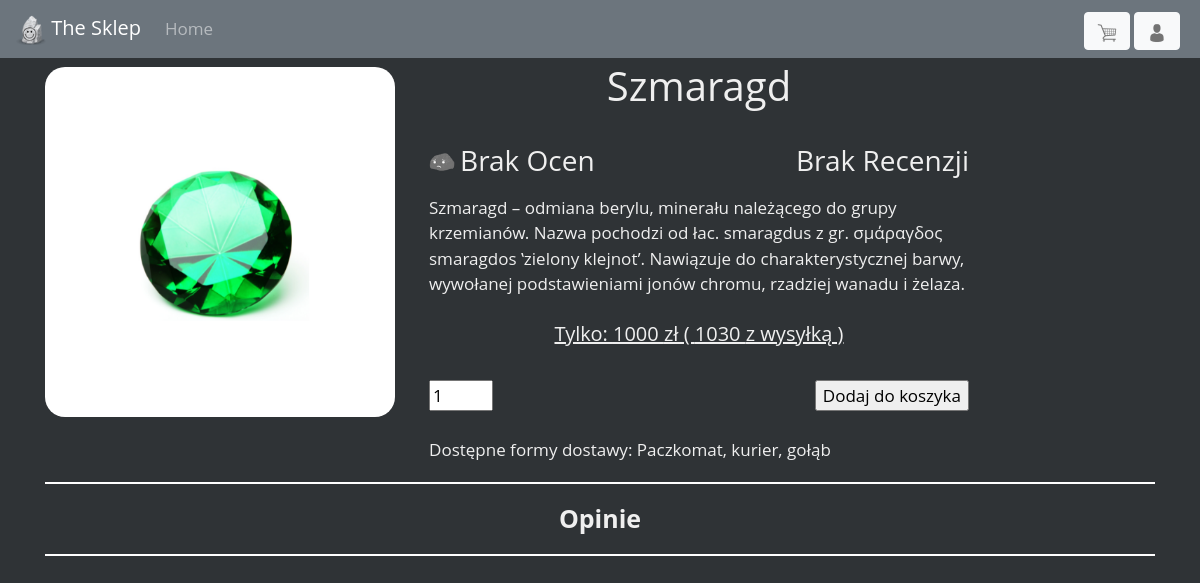
/szczegoly.php?id=4, run on the app's committed database.
### tables this page shows
CREATE TABLE `kamien` (
  `id` int(11) NOT NULL,
  `nazwa` varchar(50) NOT NULL,
  `cena` float NOT NULL,
  `opis_kr` varchar(200) NOT NULL,
  `opis_dl` text NOT NULL,
  `ilosc` int(11) NOT NULL
);

### szczegoly.php (the view, shortened to what this page needs)
<!doctype html>
<html lang="pl">
<head>
    <link rel="stylesheet" href="https://cdn.jsdelivr.net/npm/bootstrap@4.6.1/dist/css/bootstrap.min.css">
    <link rel="stylesheet" href="css/main.css">
</head>
<body>
<header>
    <nav class="navbar bg-secondary navbar-dark navbar-expand-xl">
        <a class="navbar-brand" href="index.php"><img src="grafiki/logo.png" width="30" height="30" alt="" class="logo">    The Sklep</a>
        <div class="collapse navbar-collapse" id="mainmenu">
            <ul class="navbar-nav">
                <li class="nav-item mr-3">
                    <a class="nav-link " href="index.php">Home</a>
                </li>
            </ul>
            <form class="mr-1 mt-1 ml-auto" method="POST" action="koszyk.php">
                <button class="btn btn-light" type="submit"><img src="grafiki/kup.png" alt="szukaj" width="20" height="20" title="Koszyk"></button>
            </form>
            <form  class="mr-1 mt-1" method="POST" action="pole_logowania.php">
                <button class="btn btn-light" type="submit" name="logowanie" id="loggowanie">
                    <?php
                    if(isset($_SESSION["logowanie"])){
                        echo '<img src="grafiki/logged.png" alt="szukaj" width="20" height="20">';
                    } else{
                        echo '<img src="grafiki/user.png" alt="szukaj" width="20" height="20">';
                    }
                    ?>
                </button>
            </form>
        </div>
    </nav>
</header>
<main>
    <div class="obrazy">
        <div class="container">
            <div class="row">
                <div class="col-sm-4 mr-1 mt-1">
                <?php
                $id = $_GET["id"];
                if(file_exists("grafiki/" . $id . ".png")==true){
                    echo "<img src='grafiki/" .  $id  . ".png' class='img-fluid' width='200' height='200' alt='zdjecie'></div>";
                } else{
                    echo "<img src='grafiki/brak.png' class='img-fluid' width='200' height='200' alt='zdjecie'></div>";
                }
                $baza = connection();
                $sql = "SELECT id, nazwa, cena, opis_kr, opis_dl, ilosc FROM kamien WHERE id=" . $id;
                $result = $baza->query($sql);
                if ($result->num_rows > 0) {
                    while ($roww = $result->fetch_assoc()) {
                        echo "<div class='col-sm-6 mr-1 mt-1'>";
                        echo "<h1 style='text-align: center'>". $roww["nazwa"] . "</h1><br>";
                        $sql = "SELECT AVG(ocena) FROM `opinie` WHERE kamien_id=" . $roww['id'];
                        $result = $baza->query($sql);
                        if ($result->num_rows > 0) {
                            while ($row = $result->fetch_assoc()) {
                                if(round($row["AVG(ocena)"], 1)<3){
                                    echo "<img src='grafiki/unlucky.png' style='width:26px; float: left' alt=''>";
                                } else{
                                    echo "<img src='grafiki/logged.png' style='width:26px; float: left' alt=''>";
                                }
                                echo "<h3 style='float: left; margin-left:5px'>";
                                if(round($row["AVG(ocena)"], 1)==0){
                                  echo "Brak Ocen";
                                } else {
                                    echo round($row["AVG(ocena)"], 1);
                                }
                            }
                        }
                        echo "</h3>";
                        $sql = "SELECT COUNT(id) FROM `opinie` WHERE kamien_id=" . $roww['id'];
                        $result = $baza->query($sql);
                        if ($result->num_rows > 0) {
                            while ($row = $result->fetch_assoc()) {
                                if($row["COUNT(id)"]==0){
                                    echo "<h3 style='float: right'>Brak Recenzji</h3><br><br>";
                                } else if($row["COUNT(id)"]<5){
                                    echo "<h3 style='float: right'>" . $row["COUNT(id)"];
                                    echo " Recenzje</h3><br><br>";
                                }else {
                                    echo "<h3 style='float: right'>" . $row["COUNT(id)"];
                                    echo " Recenzji</h3><br><br>";
                                }
                            }
                        }
                        echo $roww["opis_dl"] . "<br><br>";
                        echo '<div style="text-align: center"><u><h5>Tylko: ' . $roww["cena"] . ' zł ( '. $roww["cena"]+30 .' z wysyłką ) </h5></u></div><br>';
                        echo '<form action="dodaj_do_kosza.php?id=' . $roww['id'] . '" method="POST">';
                            echo '<input type="number" min="1" max="' . $roww['ilosc'] . '" value="1" name="ile">';
                            echo '<input type="submit" value="Dodaj do koszyka" style="float: right"><br><br>';
                        echo '</form>';
                        echo "<div>Dostępne formy dostawy: Paczkomat, kurier, gołąb</div>";
                        echo "</div><br><br>";
                        echo "<div class='col-sm-12 mr-1 mt-1'>";
                            echo "<hr style='border: 1px solid white'>";
                            echo "<div style='text-align: center; font-size: 25px'><b>Opinie</b>";
                            if(isset($_SESSION["login"]) && !empty($_SESSION["login"])){
                                echo "<form method='POST' action='dodaj_opinie.php?id=" . $id . "' style='float: right;'>";
                                echo "<input type='submit' value='Dodaj Opinie' style='color: #27291d'>" ;
                                echo "</form></div>" ;
                            } else{
                                echo "</div>";
                            }
                            echo "<hr style='border: 1px solid white'>";
                            $sql = "SELECT * FROM `opinie` JOIN `users` ON users_id=users.id WHERE kamien_id=" . $roww['id'];
                            $result = $baza->query($sql);
                        echo "</fieldset></div>";
                    }
                }
                ?>
            </div>
        </div>
    </div>
</main>
</body>
</html>

### css/main.css (style rules this page uses)
body { background-color: #2F3336; color: #efefef; font-family: 'Open Sans', sans-serif; font-size: 17px; }
.obrazy img { width: 500px; height: auto; border-radius: 20px; margin-bottom: 5px; margin-top:5px; }

### data on the page
kamien: nazwa "Szmaragd", opis_dl "Szmaragd – odmiana berylu, minerału należącego do grupy krzemianów. Nazwa pochodzi od łac. smaragdus z gr. σμάραγδος smaragdos ‛zielony klejnot’. Nawiązuje do charakterystycznej barwy, wywołanej podstawieniami jonów chromu, rzadziej wanadu i żelaza.", cena "1000", $roww["cena"]+30 "1030"
